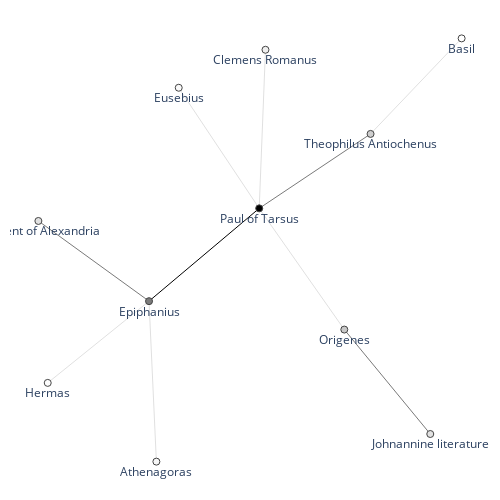

Notebook source saved alongside this figure:
### Code cell
fig = textnet.draw_2d_network(G_paul)
fig.show()

### Figure 1 — Plotly figure (JSON) as saved in the notebook; plotly's stock layout.template omitted (floating-point values rounded to 4 significant figures)
{"data": [{"line": {"color": "#000000", "width": 1}, "mode": "lines", "type": "scatter", "x": [0.06296, -0.4471, null], "y": [0.1155, -0.2153, null]}, {"line": {"color": "#404040", "width": 0.7}, "mode": "lines", "type": "scatter", "x": [0.06296, 0.5785, null, 0.4569, 0.8549, null, -0.4471, -0.9593, null], "y": [0.1155, 0.3809, null, -0.3166, -0.6889, null, -0.2153, 0.07056, null]}, {"line": {"color": "#C0C0C0", "width": 0.5}, "mode": "lines", "type": "scatter", "x": [0.06296, 0.09197, null, 0.06296, 0.4569, null, 0.06296, -0.3097, null, 0.5785, 1, null, -0.4471, -0.916, null, -0.4471, -0.4131, null], "y": [0.1155, 0.6808, null, 0.1155, -0.3166, null, 0.1155, 0.5455, null, 0.3809, 0.7215, null, -0.2153, -0.5067, null, -0.2153, -0.7874, null]}, {"hoverinfo": "text", "hovertext": ["5", "1", "2", "2", "1", "4", "1", "1", "1", "1", "1"], "marker": {"color": [82, 15, 30, 28, 8, 51, 21, 6, 11, 21, 5], "colorbar": {"thickness": 15, "title": {"side": "right", "text": "degree"}, "xanchor": "left"}, "colorscale": [[0, "rgb(255,255,255)"], [0.125, "rgb(240,240,240)"], [0.25, "rgb(217,217,217)"], [0.375, "rgb(189,189,189)"], [0.5, "rgb(150,150,150)"], [0.625, "rgb(115,115,115)"], [0.75, "rgb(82,82,82)"], [0.875, "rgb(37,37,37)"], [1, "rgb(0,0,0)"]], "line": {"width": 1}, "showscale": false, "size": 7}, "mode": "markers+text", "text": ["Paul of Tarsus", "Clemens Romanus", "Origenes", "Theophilus Antiochenus", "Eusebius", "Epiphanius", "Clement of Alexandria", "Hermas", "Athenagoras", "Johnannine literature", "Basil"], "textposition": "bottom center", "type": "scatter", "x": [0.06296, 0.09197, 0.4569, 0.5785, -0.3097, -0.4471, -0.9593, -0.916, -0.4131, 0.8549, 1], "y": [0.1155, 0.6808, -0.3166, 0.3809, 0.5455, -0.2153, 0.07056, -0.5067, -0.7874, -0.6889, 0.7215]}, {"hoverinfo": "text", "marker": {"opacity": 0}, "mode": "markers", "opacity": 0, "text": ["2", "2", "3", "2", "5", "3", "2", "2", "3", "2"], "type": "scatter", "x": [0.07746, 0.2599, 0.3207, -0.1233, -0.1921, 0.6559, 0.7892, -0.6816, -0.7032, -0.4301], "y": [0.3982, -0.1005, 0.2482, 0.3305, -0.04991, -0.5027, 0.5512, -0.361, -0.07239, -0.5014]}], "layout": {"autosize": false, "height": 500, "hovermode": "closest", "margin": {"b": 10, "l": 10, "r": 10, "t": 10}, "plot_bgcolor": "rgba(0,0,0,0)", "showlegend": false, "title": {"font": {"size": 16}}, "width": 500, "xaxis": {"showgrid": false, "showticklabels": false, "zeroline": false}, "yaxis": {"showgrid": false, "showticklabels": false, "zeroline": false}}}
